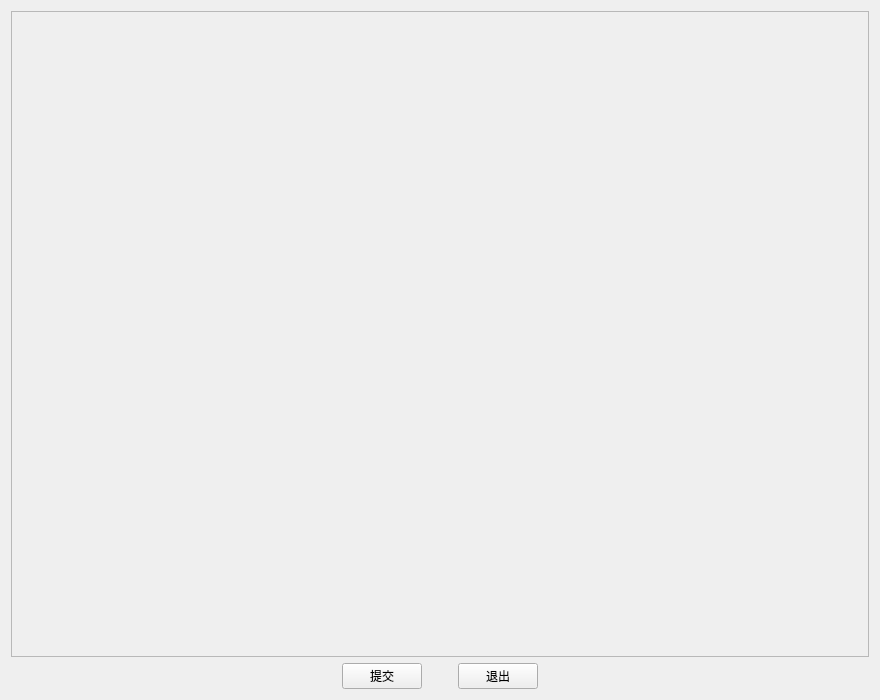
<?xml version="1.0" encoding="UTF-8"?>
<ui version="4.0">
 <class>LearningPatternTest</class>
 <widget class="QWidget" name="LearningPatternTest">
  <property name="geometry">
   <rect>
    <x>0</x>
    <y>0</y>
    <width>880</width>
    <height>700</height>
   </rect>
  </property>
  <property name="windowTitle">
   <string>学习特征调查问卷</string>
  </property>
  <layout class="QVBoxLayout" name="verticalLayout">
   <item>
    <widget class="QScrollArea" name="scrollArea">
     <property name="sizePolicy">
      <sizepolicy hsizetype="Expanding" vsizetype="Expanding">
       <horstretch>0</horstretch>
       <verstretch>0</verstretch>
      </sizepolicy>
     </property>
     <property name="widgetResizable">
      <bool>true</bool>
     </property>
     <widget class="QWidget" name="scrollAreaWidgetContents">
      <property name="geometry">
       <rect>
        <x>0</x>
        <y>0</y>
        <width>860</width>
        <height>649</height>
       </rect>
      </property>
     </widget>
    </widget>
   </item>
   <item>
    <layout class="QHBoxLayout" name="horizontalLayout">
     <property name="sizeConstraint">
      <enum>QLayout::SetMinimumSize</enum>
     </property>
     <item>
      <spacer name="horizontalSpacer_2">
       <property name="orientation">
        <enum>Qt::Horizontal</enum>
       </property>
       <property name="sizeHint" stdset="0">
        <size>
         <width>226</width>
         <height>20</height>
        </size>
       </property>
      </spacer>
     </item>
     <item>
      <widget class="QPushButton" name="submitButton">
       <property name="text">
        <string>提交</string>
       </property>
      </widget>
     </item>
     <item>
      <spacer name="horizontalSpacer">
       <property name="orientation">
        <enum>Qt::Horizontal</enum>
       </property>
       <property name="sizeType">
        <enum>QSizePolicy::Fixed</enum>
       </property>
       <property name="sizeHint" stdset="0">
        <size>
         <width>30</width>
         <height>20</height>
        </size>
       </property>
      </spacer>
     </item>
     <item>
      <widget class="QPushButton" name="exitButton">
       <property name="text">
        <string>退出</string>
       </property>
      </widget>
     </item>
     <item>
      <spacer name="horizontalSpacer_3">
       <property name="orientation">
        <enum>Qt::Horizontal</enum>
       </property>
       <property name="sizeHint" stdset="0">
        <size>
         <width>226</width>
         <height>20</height>
        </size>
       </property>
      </spacer>
     </item>
    </layout>
   </item>
  </layout>
 </widget>
 <resources/>
 <connections/>
</ui>
